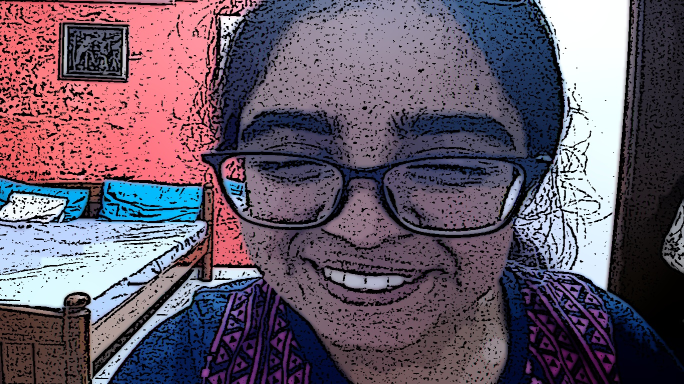
#> input picture Cartoon version.jpg, 1368 x 768 px, given in place of the camera (shown at 1/2 size)
$ python cartoon.py
#> lines starting #> are read from the running program, lines starting #| are printed output that depends on the picture; after the words box and inside, x2 and y2 are one past the last pixel; in counts of white or black regions, pixels touching at a corner belong together
import cv2
import numpy as np

cap = cv2.VideoCapture(0)

while cap.isOpened():
    #live feed
    _, frame = cap.read()
#> frame is the input picture: shape (768, 1368, 3); mean B, G, R 105, 89.3, 104

    frame_color = frame

    """ ADJUSTING RESOLUTION AND FILTERING """
    #resizing
    #frame = cv2.resize(frame, (1366, 768))

    #downsampling two times - Gaussian pyramid
    for i in range(2):
        frame = cv2.pyrDown(frame)
#> this loop made 2 passes
#> pass 1, `frame = cv2.pyrDown(frame)`:
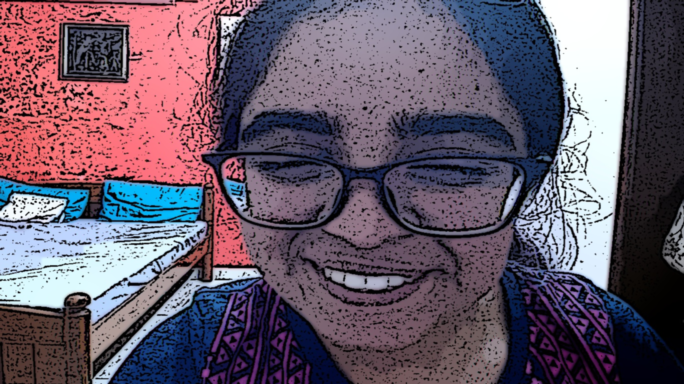
#> frame: shape (384, 684, 3); mean B, G, R 105.1, 89.4, 104.1
#> pass 2, `frame = cv2.pyrDown(frame)`:
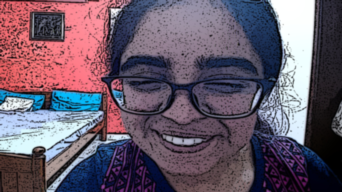
#> frame: shape (192, 342, 3); mean B, G, R 105.3, 89.5, 104.3

    #applying bilateralFilters --> repeated application than one largefilter
    for i in range(50):
        frame = cv2.bilateralFilter(frame, 9, 9, 7)

    #upscaling to original Size
    for i in range(2):
        frame = cv2.pyrUp(frame)
#> this loop made 2 passes
#> pass 1, `frame = cv2.pyrUp(frame)`:
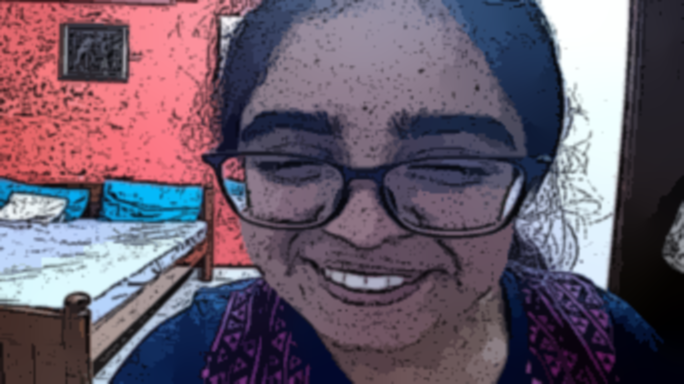
#> frame: shape (384, 684, 3); mean B, G, R 105.8, 89.8, 104.6

    """ COLOUR CONVERSION AND BLURRING """
    #grayscale
    frame = cv2.cvtColor(frame, cv2.COLOR_RGB2GRAY)
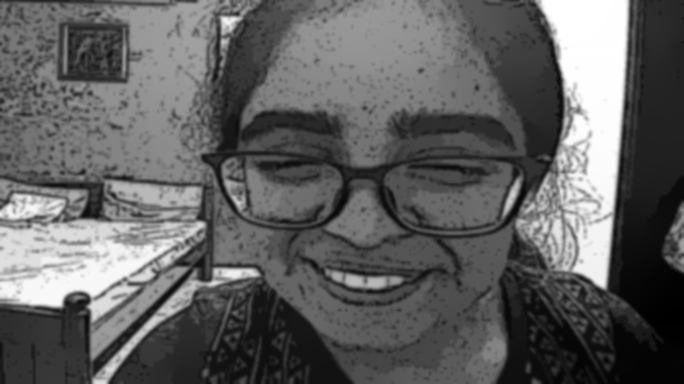
#> frame: shape (768, 1368) (shown at 1/2 size); min 0, max 255, mean 96.2

    #median blur
    frame = cv2.medianBlur(frame, 3)

    """ EDGE DETECTION AND ENHANCEMENT """
    frame = cv2.adaptiveThreshold(frame, 255, cv2.ADAPTIVE_THRESH_MEAN_C, cv2.THRESH_BINARY, 9, 2)
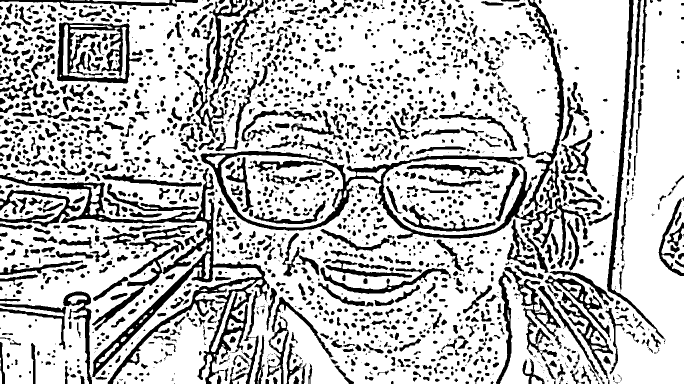
#> frame: shape (768, 1368) (shown at 1/2 size); 74.9% white; 2044 black regions (535 under 20 px), largest, box (x1, y1, x2, y2) and area: (0, 336, 540, 768) 30227, (401, 302, 1172, 536) 16371, (114, 44, 284, 167) 7084

    """ CONVERT TO COLOR, BIT-ANDED WITH COLOR IMAGE"""
    (x, y, z) = frame_color.shape
#> x = 768; y = 1368; z = 3
    frame = cv2.resize(frame, (y, x))
    frame = cv2.cvtColor(frame, cv2.COLOR_GRAY2RGB)

    frame = cv2.bitwise_and(frame_color, frame)
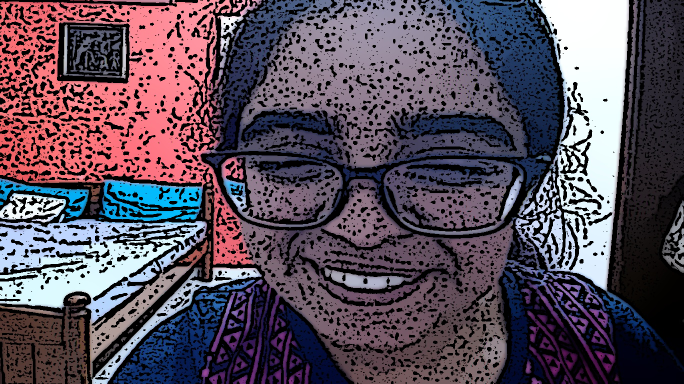
#> frame: shape (768, 1368, 3) (shown at 1/2 size); mean B, G, R 91.4, 77.9, 90.4

    cv2.imshow('Video Feed', frame)

    if cv2.waitKey(10) & 0xFF == ord('q'):
#> (key q is pressed here)
        break

cap.release()
cv2.destroyAllWindows()
